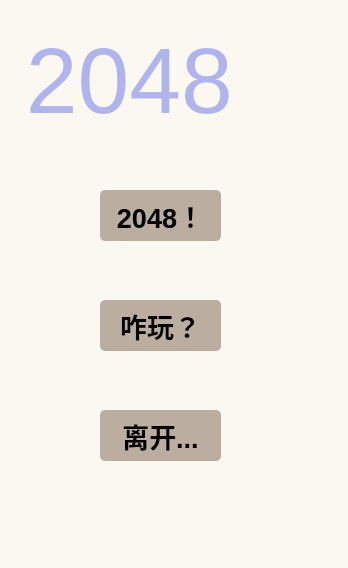
<?xml version="1.0" encoding="UTF-8"?>
<ui version="4.0">
 <class>welcome</class>
 <widget class="QWidget" name="welcome">
  <property name="geometry">
   <rect>
    <x>0</x>
    <y>0</y>
    <width>348</width>
    <height>568</height>
   </rect>
  </property>
  <property name="minimumSize">
   <size>
    <width>348</width>
    <height>568</height>
   </size>
  </property>
  <property name="maximumSize">
   <size>
    <width>348</width>
    <height>568</height>
   </size>
  </property>
  <property name="windowTitle">
   <string>Form</string>
  </property>
  <property name="styleSheet">
   <string notr="true">background-color:rgb(251, 248, 241)</string>
  </property>
  <widget class="QLabel" name="label">
   <property name="geometry">
    <rect>
     <x>90</x>
     <y>190</y>
     <width>141</width>
     <height>51</height>
    </rect>
   </property>
   <property name="text">
    <string/>
   </property>
  </widget>
  <widget class="QPushButton" name="start">
   <property name="geometry">
    <rect>
     <x>100</x>
     <y>190</y>
     <width>121</width>
     <height>51</height>
    </rect>
   </property>
   <property name="font">
    <font>
     <pointsize>20</pointsize>
     <weight>75</weight>
     <bold>true</bold>
    </font>
   </property>
   <property name="styleSheet">
    <string notr="true">background-color:rgb(187, 173, 160);
border-radius:5px;</string>
   </property>
   <property name="text">
    <string>2048！</string>
   </property>
  </widget>
  <widget class="QPushButton" name="explanation">
   <property name="geometry">
    <rect>
     <x>100</x>
     <y>300</y>
     <width>121</width>
     <height>51</height>
    </rect>
   </property>
   <property name="font">
    <font>
     <pointsize>20</pointsize>
     <weight>75</weight>
     <bold>true</bold>
    </font>
   </property>
   <property name="styleSheet">
    <string notr="true">background-color:rgb(187, 173, 160);
border-radius:5px;</string>
   </property>
   <property name="text">
    <string>咋玩？</string>
   </property>
  </widget>
  <widget class="QPushButton" name="end">
   <property name="geometry">
    <rect>
     <x>100</x>
     <y>410</y>
     <width>121</width>
     <height>51</height>
    </rect>
   </property>
   <property name="font">
    <font>
     <pointsize>20</pointsize>
     <weight>75</weight>
     <bold>true</bold>
    </font>
   </property>
   <property name="styleSheet">
    <string notr="true">background-color:rgb(187, 173, 160);
border-radius:5px;</string>
   </property>
   <property name="text">
    <string>离开...</string>
   </property>
  </widget>
  <widget class="QLabel" name="label_2">
   <property name="geometry">
    <rect>
     <x>0</x>
     <y>0</y>
     <width>351</width>
     <height>161</height>
    </rect>
   </property>
   <property name="font">
    <font>
     <pointsize>70</pointsize>
    </font>
   </property>
   <property name="styleSheet">
    <string notr="true">background-color:rgb(251, 248, 241);
color:rgb(175,181,236);
border-radius:5px;</string>
   </property>
   <property name="text">
    <string> 2048</string>
   </property>
  </widget>
 </widget>
 <resources/>
 <connections/>
</ui>
